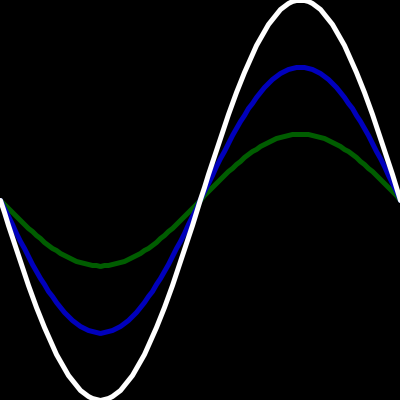
Frame 1 (no input)
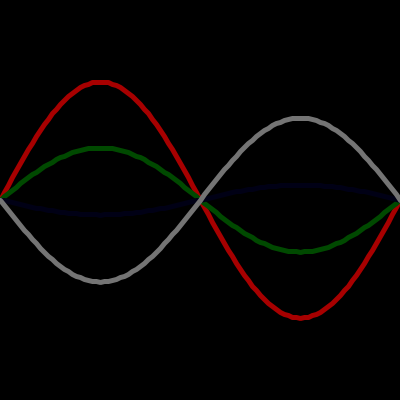
Frame 60 (the mouse pressed at the canvas centre just before this capture)
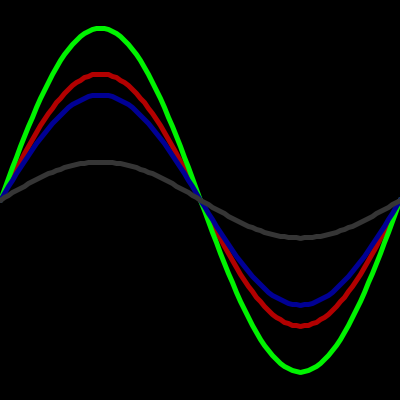
Frame 120 (the mouse held since frame 60 and released just before this capture)

The Processing sketch that drew these frames (run headless with seeded random() and noise(); from frame 60 on, the mouse is pressed at the canvas centre):

// Processing sketch: processing_6936
// ── processing_6936.pde




Sine sine1;
Sine sine2;
Sine sine3;
Sine sine4;

void setup() {
  size(400,400);

  //Sine(no. of divisions, Speed, Max amplitude, Start amplitude, Gradient color ['R', 'B', 'G' or 'W'])

  sine1 = new Sine(100, 2, height/2-20, 0, 'R');  
  sine2 = new Sine(100, 2, height/2-20, (height/2)/3, 'G');          
  sine3 = new Sine(100, 2, height/2-20, height/3, 'B');  
  sine4 = new Sine(100, 2, height/2-20, height/2, 'W');  
}                                          

void draw() {
  noFill();
  background(0);
  strokeWeight(5);
  sine1.display();
  sine2.display();
  sine3.display();
  sine4.display();
  sine1.update();
  sine2.update();
  sine3.update();
  sine4.update();

}

class Sine {

  int nXPos;
  float fYPos;
  int nDivisions;
  float nSpeed;
  float fAmplitude;
  float gray;
  float fAmplitudeMax;
  boolean check;
  char cGradientColor;
  float fDistance;


  Sine(int nDivisions_,float nSpeed_, float fAmplitudeMax_, float fAmplitudeStart_, char cGradientColor_) {

    nDivisions = nDivisions_;
    nSpeed = nSpeed_;
    fAmplitudeMax = fAmplitudeMax_;
    check = true;
    fAmplitude = fAmplitudeStart_;
    cGradientColor = cGradientColor_;
    fDistance = width/nDivisions;

  }

  void setColor() {

    float fRGBValue = abs((255*(1-(1-this.fAmplitude/(this.fAmplitudeMax)))));

    switch(cGradientColor) {
    case 'R':
      stroke(fRGBValue,0,0);
      break;
    case 'G':
      stroke(0,fRGBValue,0);
      break;
    case 'B':
      stroke(0,0,fRGBValue);
      break;
    case 'W':
      stroke(fRGBValue); 
      break;
    }
  }

  void display() {
    setColor();
    beginShape(); 
    for (int i = 0; i <= width; i += fDistance) {
      nXPos = i;
      fYPos = this.fAmplitude*sin(nXPos*PI/(width/2))+height/2;
      vertex(nXPos,fYPos);
    }
    endShape();
  }

  void update() {
    if((fAmplitude >= -fAmplitudeMax) && (check)) {
      fAmplitude -= nSpeed;
    } 
    else {
      fAmplitude += nSpeed;
      check = false;
      if (fAmplitude >= fAmplitudeMax) {
        check = true;
      }
    }
  }
}
